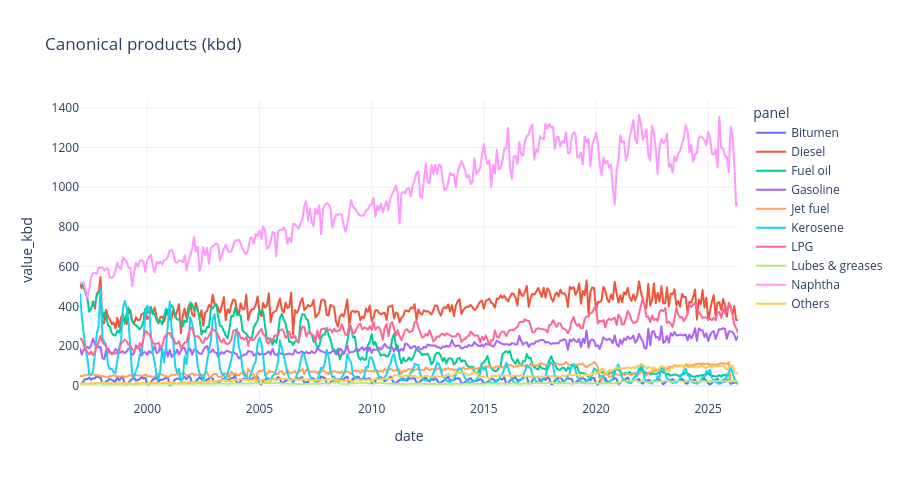

The cell this chart's notebook holds for it:
### Markdown cell above
## 4. Canonical products

### Code cell
fig = px.line(
    demand_canonical, x="date", y="value_kbd", color="panel",
    title="Canonical products (kbd)",
)
fig.update_layout(height=480, template="plotly_white", hovermode="x unified")
fig.show()

### Figure 1 — Plotly figure (JSON) as saved in the notebook; plotly's stock layout.template omitted (floating-point values rounded to 4 significant figures; data arrays with more than 128 entries replaced by an {"elided": "..."} marker saying what was removed)
{"data": [{"hovertemplate": "panel=Bitumen<br>date=%{x}<br>value_kbd=%{y}<extra></extra>", "legendgroup": "Bitumen", "line": {"color": "#636efa", "dash": "solid"}, "marker": {"symbol": "circle"}, "mode": "lines", "name": "Bitumen", "showlegend": true, "type": "scattergl", "x": {"elided": "353 str values"}, "xaxis": "x", "y": {"elided": "353 float values"}, "yaxis": "y"}, {"hovertemplate": "panel=Diesel<br>date=%{x}<br>value_kbd=%{y}<extra></extra>", "legendgroup": "Diesel", "line": {"color": "#EF553B", "dash": "solid"}, "marker": {"symbol": "circle"}, "mode": "lines", "name": "Diesel", "showlegend": true, "type": "scattergl", "x": {"elided": "353 str values"}, "xaxis": "x", "y": {"elided": "353 float values"}, "yaxis": "y"}, {"hovertemplate": "panel=Fuel oil<br>date=%{x}<br>value_kbd=%{y}<extra></extra>", "legendgroup": "Fuel oil", "line": {"color": "#00cc96", "dash": "solid"}, "marker": {"symbol": "circle"}, "mode": "lines", "name": "Fuel oil", "showlegend": true, "type": "scattergl", "x": {"elided": "353 str values"}, "xaxis": "x", "y": {"elided": "353 float values"}, "yaxis": "y"}, {"hovertemplate": "panel=Gasoline<br>date=%{x}<br>value_kbd=%{y}<extra></extra>", "legendgroup": "Gasoline", "line": {"color": "#ab63fa", "dash": "solid"}, "marker": {"symbol": "circle"}, "mode": "lines", "name": "Gasoline", "showlegend": true, "type": "scattergl", "x": {"elided": "353 str values"}, "xaxis": "x", "y": {"elided": "353 float values"}, "yaxis": "y"}, {"hovertemplate": "panel=Jet fuel<br>date=%{x}<br>value_kbd=%{y}<extra></extra>", "legendgroup": "Jet fuel", "line": {"color": "#FFA15A", "dash": "solid"}, "marker": {"symbol": "circle"}, "mode": "lines", "name": "Jet fuel", "showlegend": true, "type": "scattergl", "x": {"elided": "353 str values"}, "xaxis": "x", "y": {"elided": "353 float values"}, "yaxis": "y"}, {"hovertemplate": "panel=Kerosene<br>date=%{x}<br>value_kbd=%{y}<extra></extra>", "legendgroup": "Kerosene", "line": {"color": "#19d3f3", "dash": "solid"}, "marker": {"symbol": "circle"}, "mode": "lines", "name": "Kerosene", "showlegend": true, "type": "scattergl", "x": {"elided": "353 str values"}, "xaxis": "x", "y": {"elided": "353 float values"}, "yaxis": "y"}, {"hovertemplate": "panel=LPG<br>date=%{x}<br>value_kbd=%{y}<extra></extra>", "legendgroup": "LPG", "line": {"color": "#FF6692", "dash": "solid"}, "marker": {"symbol": "circle"}, "mode": "lines", "name": "LPG", "showlegend": true, "type": "scattergl", "x": {"elided": "353 str values"}, "xaxis": "x", "y": {"elided": "353 float values"}, "yaxis": "y"}, {"hovertemplate": "panel=Lubes & greases<br>date=%{x}<br>value_kbd=%{y}<extra></extra>", "legendgroup": "Lubes & greases", "line": {"color": "#B6E880", "dash": "solid"}, "marker": {"symbol": "circle"}, "mode": "lines", "name": "Lubes & greases", "showlegend": true, "type": "scattergl", "x": {"elided": "353 str values"}, "xaxis": "x", "y": {"elided": "353 float values"}, "yaxis": "y"}, {"hovertemplate": "panel=Naphtha<br>date=%{x}<br>value_kbd=%{y}<extra></extra>", "legendgroup": "Naphtha", "line": {"color": "#FF97FF", "dash": "solid"}, "marker": {"symbol": "circle"}, "mode": "lines", "name": "Naphtha", "showlegend": true, "type": "scattergl", "x": {"elided": "353 str values"}, "xaxis": "x", "y": {"elided": "353 float values"}, "yaxis": "y"}, {"hovertemplate": "panel=Others<br>date=%{x}<br>value_kbd=%{y}<extra></extra>", "legendgroup": "Others", "line": {"color": "#FECB52", "dash": "solid"}, "marker": {"symbol": "circle"}, "mode": "lines", "name": "Others", "showlegend": true, "type": "scattergl", "x": {"elided": "353 str values"}, "xaxis": "x", "y": {"elided": "353 float values"}, "yaxis": "y"}], "layout": {"height": 480, "hovermode": "x unified", "legend": {"title": {"text": "panel"}, "tracegroupgap": 0}, "title": {"text": "Canonical products (kbd)"}, "xaxis": {"anchor": "y", "domain": [0, 1], "title": {"text": "date"}}, "yaxis": {"anchor": "x", "domain": [0, 1], "title": {"text": "value_kbd"}}}}
